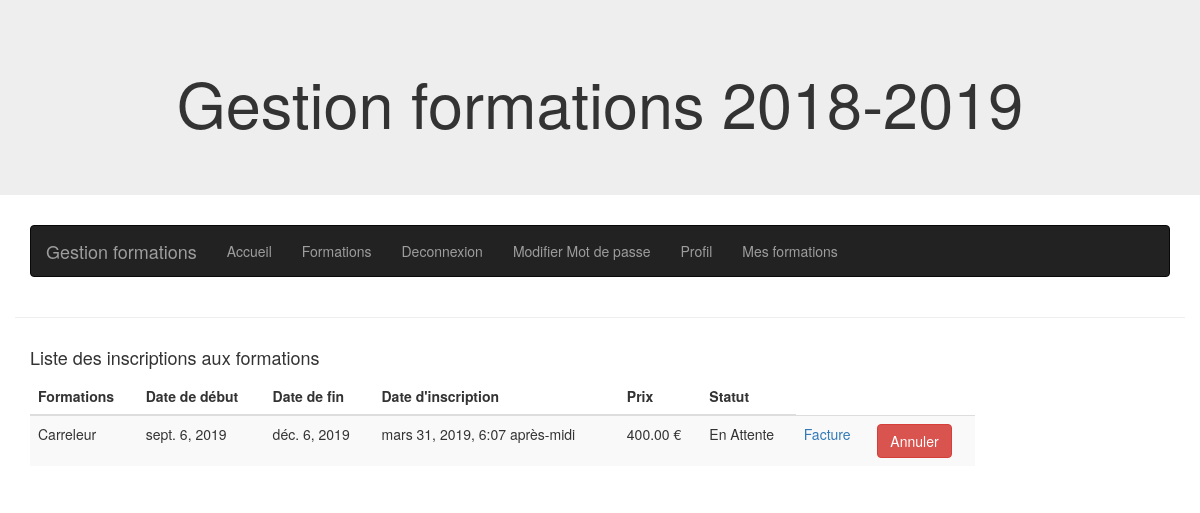
Page /training/my_training/ (signed in) on the earlier database version.
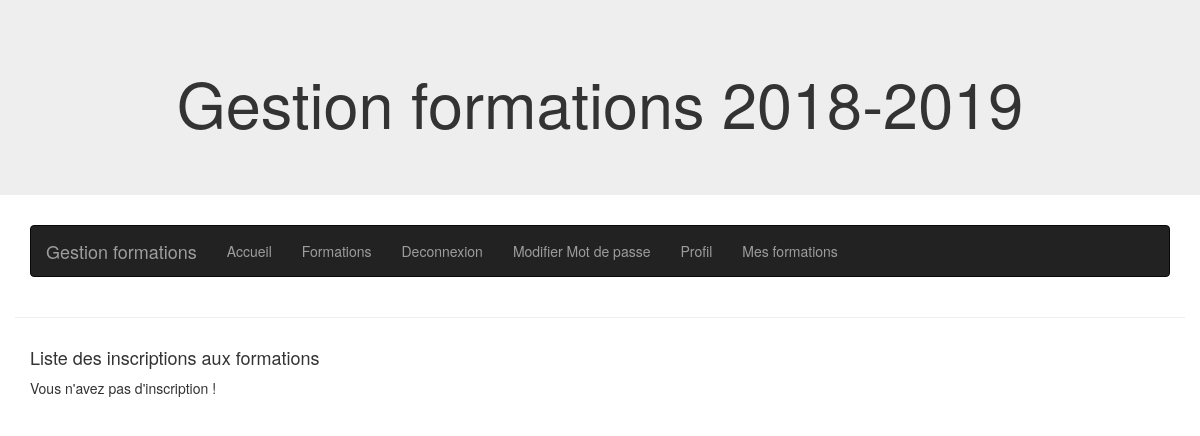
Same page on the later database version.
### booking/models.py (models this page shows, shortened)
class RegistrationSession(models.Model):
    session=models.ForeignKey(Session,verbose_name='Session',on_delete=models.CASCADE)
    student=models.ForeignKey(Profile,verbose_name='Etudiant',on_delete=models.CASCADE,limit_choices_to={'user_type': 1})
    date_of_registration=models.DateTimeField(verbose_name="Date d' inscription",auto_now=True,null=True)
    STATUS = (
            (1, 'En Attente'),
            (2, 'Confirmer'),
            (3, 'Annuler'),
        )
    status = models.PositiveSmallIntegerField(verbose_name='Statut',choices=STATUS,default=1)
    class Meta:
        verbose_name="Inscription à une session"
        verbose_name_plural='Inscription aux sessions'
    """
    Méthode qui permet de savoir le nombre de place déja réservée pour une session determinée.
    """
    """
    Méthode qui permet de voir le nombre de place disponible
    pour une session de formation transmise en paramètre.

    """

### training/models.py (models this page shows, shortened)
class Session(models.Model):
    date_of_begin=models.DateField(verbose_name='Date de début',null=True)
    date_of_finish=models.DateField(verbose_name='Date de fin',null=True)
    seats_max=models.IntegerField(verbose_name='Nombre de places',null=True)
    training = models.ForeignKey(Training, on_delete=models.CASCADE)
    full=models.BooleanField(verbose_name='Complet',default=False)
    class Meta:
        verbose_name='Session'
        verbose_name_plural = 'Sessions'

class Training(models.Model):
    name=models.CharField(verbose_name='Nom de la formation', max_length=150)
    description=models.TextField(verbose_name='Description')
    price=models.DecimalField(verbose_name='Prix',max_digits=6,decimal_places=2)
    category=models.ForeignKey(Category,on_delete=models.CASCADE, verbose_name='Catégorie')
    number_hours=models.IntegerField(verbose_name='Nombre d''heures')
    teacher=models.ForeignKey(Profile,on_delete=models.CASCADE,verbose_name='Formateur',
                              limit_choices_to={'user_type': 2})
    class Meta:
        verbose_name='Formation'
        verbose_name_plural = 'Formations'

### training/views.py (the view)
# urls.py: path('my_training/',views.my_training,name='my_training'),
def my_training(request):
    current_user=request.user.profile
    booking_user=RegistrationSession.objects.filter(student=current_user).exclude(status=3)
    return render(request,'training/my_training.html',{'booking_user':booking_user})

### training/templates/training/my_training.html (shortened to what this page needs)
{% extends 'base.html' %}
{% load crispy_forms_tags %}
{% block content %}
<div class="container">
    <div class="row">
        <div class="col-sm-10">
            <h4>Liste des inscriptions aux formations</h4>
            {% if not booking_user %}
                <p>Vous n'avez pas d'inscription ! </p>
            {% else %}
                <table class="table table-striped">
                      <thead>
                        <tr>
                          <th scope="col">Formations</th>
                          <th scope="col">Date de début</th>
                          <th scope="col">Date de fin</th>
                          <th scope="col">Date d'inscription</th>
                          <th scope="col">Prix</th>
                          <th scope="col">Statut</th>
                        </tr>
                      </thead>
                      <tbody>
                            {% for booking in booking_user  %}
                                <tr>
                                    <form class="update_status" method="POST" action="{% url 'training:update_registration' id_registration=booking.pk %}">
                                        <td>{{booking.session.training.name}}</td>
                                        <td>{{booking.session.date_of_begin}}</td>
                                        <td>{{booking.session.date_of_finish}}</td>
                                        <td>{{booking.date_of_registration}}</td>
                                        <td>{{booking.session.training.price}} €</td>
                                        <td>{{booking.get_status_display}}</td>
                                        <td><a href="{% url 'billing:print_invoice' id_session=booking.session.pk %}">Facture</a></td>
                                        <td><input type="submit" class="btn btn-danger" value="Annuler"></td>
                                    </form>
                                </tr>
                            {% endfor%}
                      </tbody>
                </table>
            {% endif %}
        </div>
    </div>
</div>
{% endblock content %}

Differences in the rows shown:
no longer on this page (row edited): RegistrationSession: session.training.name "Carreleur", session.date_of_begin "sept. 6, 2019", session.date_of_finish "déc. 6, 2019", date_of_registration "mars 31, 2019, 6:07 après-midi", session.training.price "400.00", status "En Attente"
Other differences:
text no longer shown: "Formations Date de début Date de fin Date d'inscription Prix Statut"
text now shown: "Vous n'avez pas d'inscription !"
